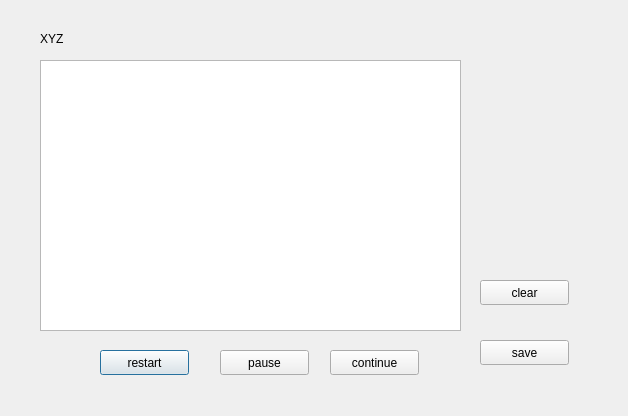
<?xml version="1.0" encoding="UTF-8"?>
<ui version="4.0">
 <class>LocationInitRouteDialog</class>
 <widget class="QDialog" name="LocationInitRouteDialog">
  <property name="geometry">
   <rect>
    <x>0</x>
    <y>0</y>
    <width>628</width>
    <height>416</height>
   </rect>
  </property>
  <property name="windowTitle">
   <string>Dialog</string>
  </property>
  <widget class="QLabel" name="label">
   <property name="geometry">
    <rect>
     <x>40</x>
     <y>30</y>
     <width>67</width>
     <height>17</height>
    </rect>
   </property>
   <property name="text">
    <string>XYZ</string>
   </property>
  </widget>
  <widget class="QPushButton" name="restartBT">
   <property name="geometry">
    <rect>
     <x>100</x>
     <y>350</y>
     <width>89</width>
     <height>25</height>
    </rect>
   </property>
   <property name="text">
    <string>restart</string>
   </property>
  </widget>
  <widget class="QPushButton" name="pauseBT">
   <property name="geometry">
    <rect>
     <x>220</x>
     <y>350</y>
     <width>89</width>
     <height>25</height>
    </rect>
   </property>
   <property name="text">
    <string>pause</string>
   </property>
  </widget>
  <widget class="QPushButton" name="continueBT">
   <property name="geometry">
    <rect>
     <x>330</x>
     <y>350</y>
     <width>89</width>
     <height>25</height>
    </rect>
   </property>
   <property name="text">
    <string>continue</string>
   </property>
  </widget>
  <widget class="QPushButton" name="clearBT">
   <property name="geometry">
    <rect>
     <x>480</x>
     <y>280</y>
     <width>89</width>
     <height>25</height>
    </rect>
   </property>
   <property name="text">
    <string>clear</string>
   </property>
  </widget>
  <widget class="QPushButton" name="saveBT">
   <property name="geometry">
    <rect>
     <x>480</x>
     <y>340</y>
     <width>89</width>
     <height>25</height>
    </rect>
   </property>
   <property name="text">
    <string>save</string>
   </property>
  </widget>
  <widget class="QTextBrowser" name="textBrowser">
   <property name="geometry">
    <rect>
     <x>40</x>
     <y>60</y>
     <width>421</width>
     <height>271</height>
    </rect>
   </property>
  </widget>
 </widget>
 <resources/>
 <connections/>
</ui>
